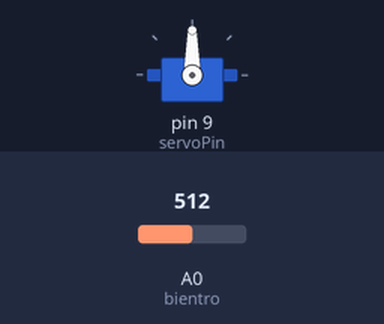
A sketch run on a simulated Arduino Uno, built with avr-gcc and run on an emulated ATmega328P. Parts: servo. The inputs (shaded band) are chosen by the test bench; at power-on: A0 (bientro) = 512.

Above: at 1.2 s.
1.3 s: A0 (bientro) set to 716
At 2.5 s:
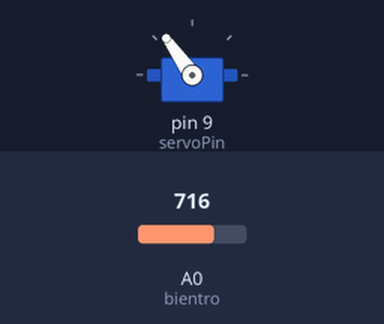
2.8 s: A0 (bientro) set to 900
At 3.9 s:
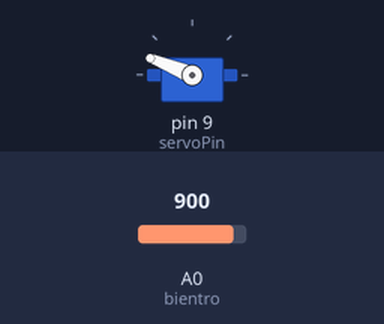
4.3 s: A0 (bientro) set to 1023
At 5.2 s:
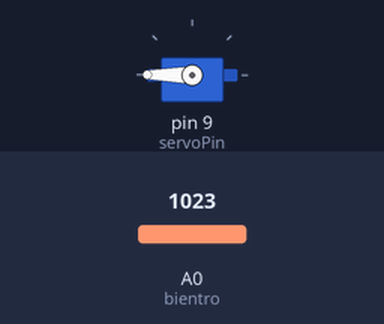
5.8 s: A0 (bientro) set to 306
At 6.5 s:
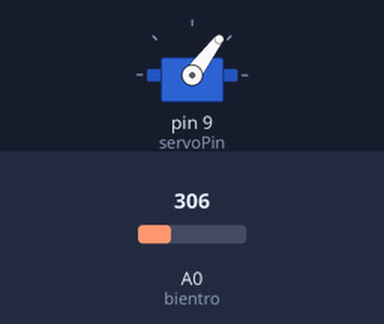
7.3 s: A0 (bientro) set to 122
At 7.8 s:
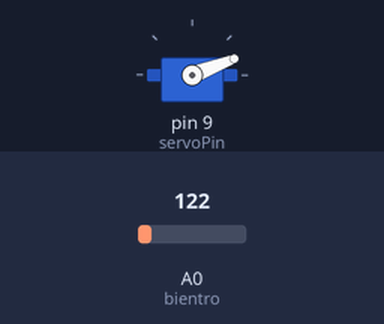
Timing chart, 0 to 9.8 s (numbered marks = the images above; inputs shaded):
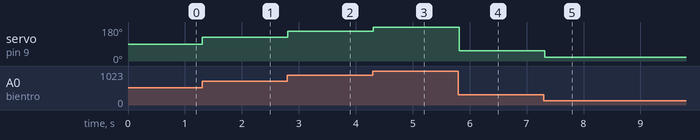

The sketch:

sketch_feb10b.ino
```cpp
#include <Servo.h>

Servo myservo;

int bientro = A0;
int servoPin = 9;

void setup() {
  // put your setup code here, to run once:
  myservo.attach(servoPin);
  Serial.begin(9600);
}

void loop() {
  // put your main code here, to run repeatedly:
  int value = analogRead(bientro);
  int servoPos = map(value, 0, 1023, 0, 180);
  myservo.write(servoPos);
  delay(100);
}
```

Measured:
- after the input at 1.3 s, servo on pin 9 (servoPin): 90° → 125° at once
- after the input at 2.8 s, servo on pin 9 (servoPin): 125° → 158° at once
- after the input at 4.3 s, servo on pin 9 (servoPin): 158° → 180° at once
- after the input at 5.8 s, servo on pin 9 (servoPin): 180° → 53° at once
- after the input at 7.3 s, servo on pin 9 (servoPin): 53° → 21° at once
